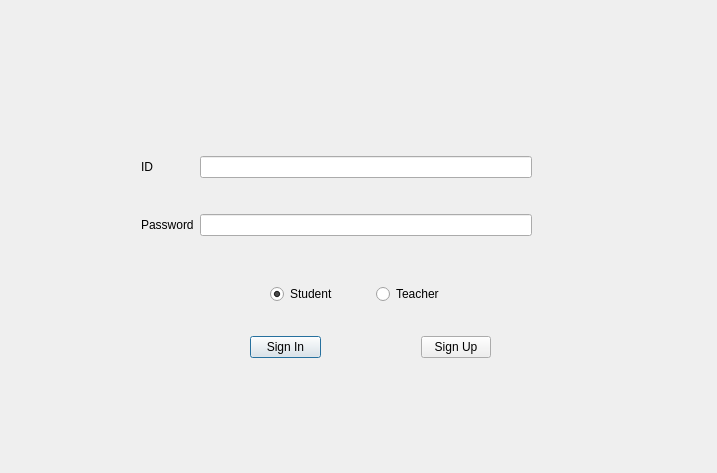
<?xml version="1.0" encoding="UTF-8"?>
<ui version="4.0">
 <class>Login</class>
 <widget class="QDialog" name="Login">
  <property name="geometry">
   <rect>
    <x>0</x>
    <y>0</y>
    <width>717</width>
    <height>473</height>
   </rect>
  </property>
  <property name="windowTitle">
   <string>Login</string>
  </property>
  <widget class="QWidget" name="">
   <property name="geometry">
    <rect>
     <x>270</x>
     <y>280</y>
     <width>206</width>
     <height>29</height>
    </rect>
   </property>
   <layout class="QHBoxLayout" name="horizontalLayout">
    <item>
     <widget class="QRadioButton" name="radioButton">
      <property name="text">
       <string>Student</string>
      </property>
      <property name="checked">
       <bool>true</bool>
      </property>
     </widget>
    </item>
    <item>
     <widget class="QRadioButton" name="radioButton_2">
      <property name="text">
       <string>Teacher</string>
      </property>
     </widget>
    </item>
   </layout>
  </widget>
  <widget class="QWidget" name="">
   <property name="geometry">
    <rect>
     <x>141</x>
     <y>126</y>
     <width>391</width>
     <height>141</height>
    </rect>
   </property>
   <layout class="QGridLayout" name="gridLayout">
    <item row="0" column="0">
     <widget class="QLabel" name="label">
      <property name="text">
       <string>ID</string>
      </property>
     </widget>
    </item>
    <item row="0" column="1">
     <widget class="QLineEdit" name="lineEdit"/>
    </item>
    <item row="1" column="0">
     <widget class="QLabel" name="label_2">
      <property name="text">
       <string>Password</string>
      </property>
     </widget>
    </item>
    <item row="1" column="1">
     <widget class="QLineEdit" name="lineEdit_2">
      <property name="echoMode">
       <enum>QLineEdit::Password</enum>
      </property>
     </widget>
    </item>
   </layout>
  </widget>
  <widget class="QWidget" name="">
   <property name="geometry">
    <rect>
     <x>250</x>
     <y>330</y>
     <width>241</width>
     <height>34</height>
    </rect>
   </property>
   <layout class="QHBoxLayout" name="horizontalLayout_2">
    <property name="spacing">
     <number>100</number>
    </property>
    <item>
     <widget class="QPushButton" name="pushButton">
      <property name="text">
       <string>Sign In</string>
      </property>
     </widget>
    </item>
    <item>
     <widget class="QPushButton" name="pushButton_2">
      <property name="enabled">
       <bool>true</bool>
      </property>
      <property name="text">
       <string>Sign Up</string>
      </property>
     </widget>
    </item>
   </layout>
  </widget>
 </widget>
 <resources/>
 <connections/>
</ui>
